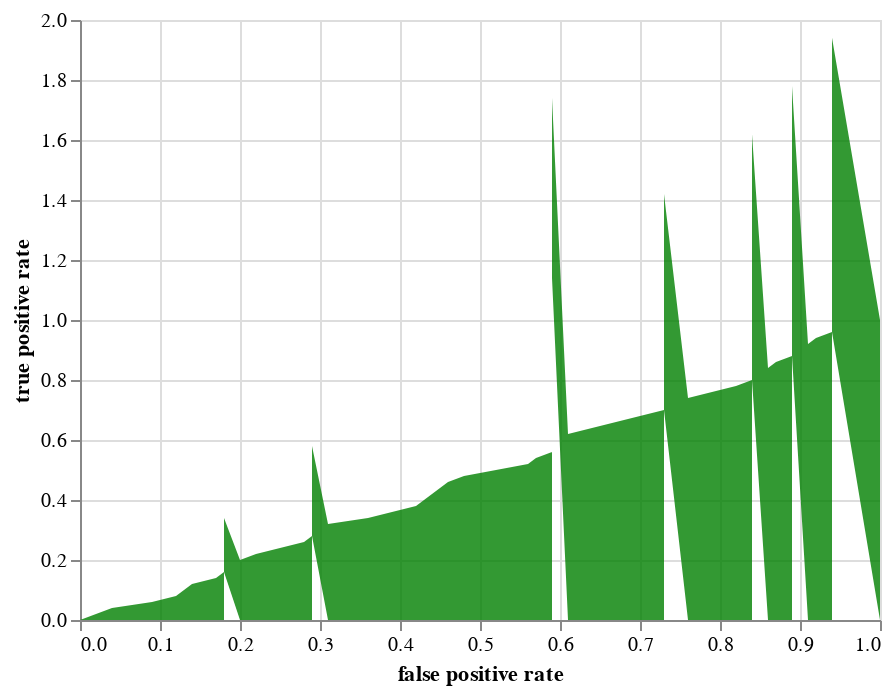

The notebook cell this image was saved under:
### Code cell
my_auc_roc_curve(df_5a.y,df_5a.proba,roc_plot=True)

### Figure 1 — Vega-Lite specification as saved in the notebook (floating-point values rounded to 4 significant figures)
{"config": {"view": {"continuousWidth": 400, "continuousHeight": 300}}, "data": {"name": "data-84ee7309c68c7b78cf5395c143988fae"}, "mark": {"type": "area", "fill": "green", "fillOpacity": 0.8}, "encoding": {"x": {"type": "quantitative", "field": "fpr", "title": "false positive rate"}, "y": {"type": "quantitative", "field": "tpr", "title": "true positive rate"}}, "$schema": "https://vega.github.io/schema/vega-lite/v4.8.1.json", "datasets": {"data-84ee7309c68c7b78cf5395c143988fae": [{"tpr": 0.0001, "fpr": 0.0, "threshold": 0.9}, {"tpr": 0.02, "fpr": 0.02, "threshold": 0.8912}, {"tpr": 0.04, "fpr": 0.04, "threshold": 0.8833}, {"tpr": 0.0597, "fpr": 0.09, "threshold": 0.8752}, {"tpr": 0.0796, "fpr": 0.12, "threshold": 0.8663}, {"tpr": 0.0997, "fpr": 0.13, "threshold": 0.8587}, {"tpr": 0.1198, "fpr": 0.14, "threshold": 0.8494}, {"tpr": 0.1397, "fpr": 0.17, "threshold": 0.8415}, {"tpr": 0.1598, "fpr": 0.18, "threshold": 0.833}, {"tpr": 0.18, "fpr": 0.18, "threshold": 0.8242}, {"tpr": 0.2, "fpr": 0.2, "threshold": 0.8153}, {"tpr": 0.22, "fpr": 0.22, "threshold": 0.8062}, {"tpr": 0.2399, "fpr": 0.25, "threshold": 0.7981}, {"tpr": 0.2598, "fpr": 0.28, "threshold": 0.7903}, {"tpr": 0.2799, "fpr": 0.29, "threshold": 0.7806}, {"tpr": 0.3001, "fpr": 0.29, "threshold": 0.7728}, {"tpr": 0.3201, "fpr": 0.31, "threshold": 0.7656}, {"tpr": 0.3398, "fpr": 0.36, "threshold": 0.7576}, {"tpr": 0.3597, "fpr": 0.39, "threshold": 0.7503}, {"tpr": 0.3796, "fpr": 0.42, "threshold": 0.7431}, {"tpr": 0.3997, "fpr": 0.43, "threshold": 0.7351}, {"tpr": 0.4198, "fpr": 0.44, "threshold": 0.7276}, {"tpr": 0.4399, "fpr": 0.45, "threshold": 0.72}, {"tpr": 0.46, "fpr": 0.46, "threshold": 0.7119}, {"tpr": 0.48, "fpr": 0.48, "threshold": 0.7039}, {"tpr": 0.4998, "fpr": 0.52, "threshold": 0.697}, {"tpr": 0.5196, "fpr": 0.56, "threshold": 0.6895}, {"tpr": 0.5397, "fpr": 0.57, "threshold": 0.6819}, {"tpr": 0.5597, "fpr": 0.59, "threshold": 0.6742}, {"tpr": 0.5799, "fpr": 0.59, "threshold": 0.6663}, {"tpr": 0.6001, "fpr": 0.59, "threshold": 0.6593}, {"tpr": 0.6201, "fpr": 0.61, "threshold": 0.6509}, {"tpr": 0.64, "fpr": 0.64, "threshold": 0.6426}, {"tpr": 0.6599, "fpr": 0.67, "threshold": 0.6353}, {"tpr": 0.6798, "fpr": 0.7, "threshold": 0.6277}, {"tpr": 0.6997, "fpr": 0.73, "threshold": 0.6198}, {"tpr": 0.7199, "fpr": 0.73, "threshold": 0.6118}, {"tpr": 0.7398, "fpr": 0.76, "threshold": 0.6043}, {"tpr": 0.7597, "fpr": 0.79, "threshold": 0.5964}, {"tpr": 0.7796, "fpr": 0.82, "threshold": 0.5869}, {"tpr": 0.7996, "fpr": 0.84, "threshold": 0.5782}, {"tpr": 0.8198, "fpr": 0.84, "threshold": 0.5711}, {"tpr": 0.8398, "fpr": 0.86, "threshold": 0.5635}, {"tpr": 0.8599, "fpr": 0.87, "threshold": 0.5558}, {"tpr": 0.8799, "fpr": 0.89, "threshold": 0.5482}, {"tpr": 0.9001, "fpr": 0.89, "threshold": 0.5391}, {"tpr": 0.9201, "fpr": 0.91, "threshold": 0.5304}, {"tpr": 0.9402, "fpr": 0.92, "threshold": 0.5224}, {"tpr": 0.9602, "fpr": 0.94, "threshold": 0.5157}, {"tpr": 0.9804, "fpr": 0.94, "threshold": 0.5079}, {"tpr": 1.0, "fpr": 1.0, "threshold": 0.5}]}}
